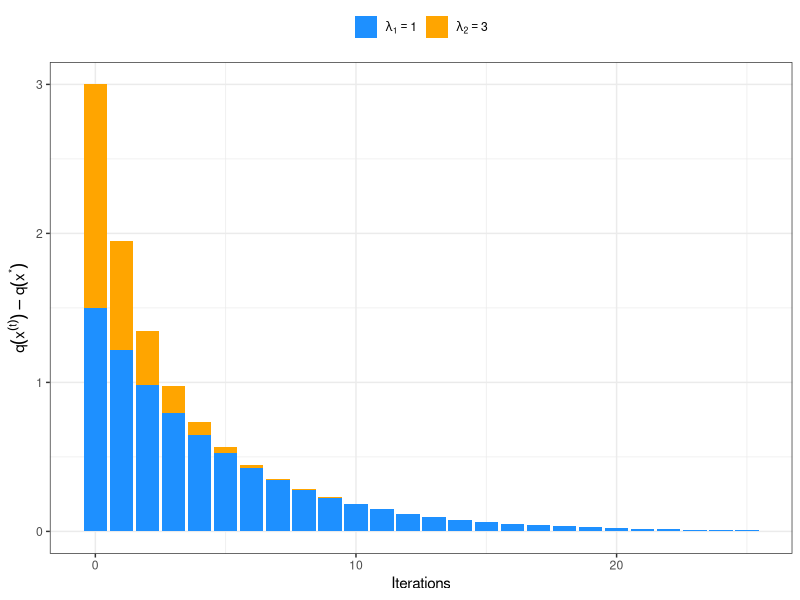

Reproduce this figure in R.
# Used in: 02-gdquad.tex
#
# Generates stacked bar chart of GD regret decomposed by eigenvector mode,
# using the closed-form expression from the slide:
#   q(x^t) - q(x*) = 1/2 * sum_i (1 - 2*alpha*lambda_i)^(2t) * lambda_i * w_i^[0]^2
# A = [[2,1],[1,2]] (eigenvalues lambda_1=1, lambda_2=3), alpha=0.05,
# w0 chosen so both modes have equal initial contribution.
# Produces:
#   figure/gd_conv.pdf

library(ggplot2)

set.seed(123L)

A = matrix(c(2, 1, 1, 2), nrow = 2L)
lambdas = sort(eigen(A)$values)  # c(1, 3), ascending: lambda_1 <= lambda_2

alpha = 0.05
# equal initial contributions: 1/2 * lambda_i * w0_i^2 = 1.5 for both modes
w0 = c(sqrt(3), 1)
n_iter = 25L

t_seq = 0:n_iter

contributions = do.call(rbind, lapply(seq_along(lambdas), function(i) {
  contrib = 0.5 * lambdas[i] * (1 - 2 * alpha * lambdas[i])^(2 * t_seq) * w0[i]^2
  data.frame(t = t_seq, contribution = contrib, mode = paste0("mode", i))
}))
contributions$mode = factor(contributions$mode, levels = c("mode2", "mode1"))

p = ggplot(contributions, aes(x = t, y = contribution, fill = mode)) +
  geom_col() +
  scale_fill_manual(
    values = c("mode1" = "dodgerblue", "mode2" = "orange"),
    breaks = c("mode1", "mode2"),
    labels = expression(lambda[1] == 1, lambda[2] == 3),
    name = NULL
  ) +
  labs(x = "Iterations", y = expression(q(x^(t)) - q(x^"*"))) +
  theme_bw() +
  theme(legend.position = "top")

ggsave("../figure/gd_conv.pdf", plot = p, width = 4, height = 3)
